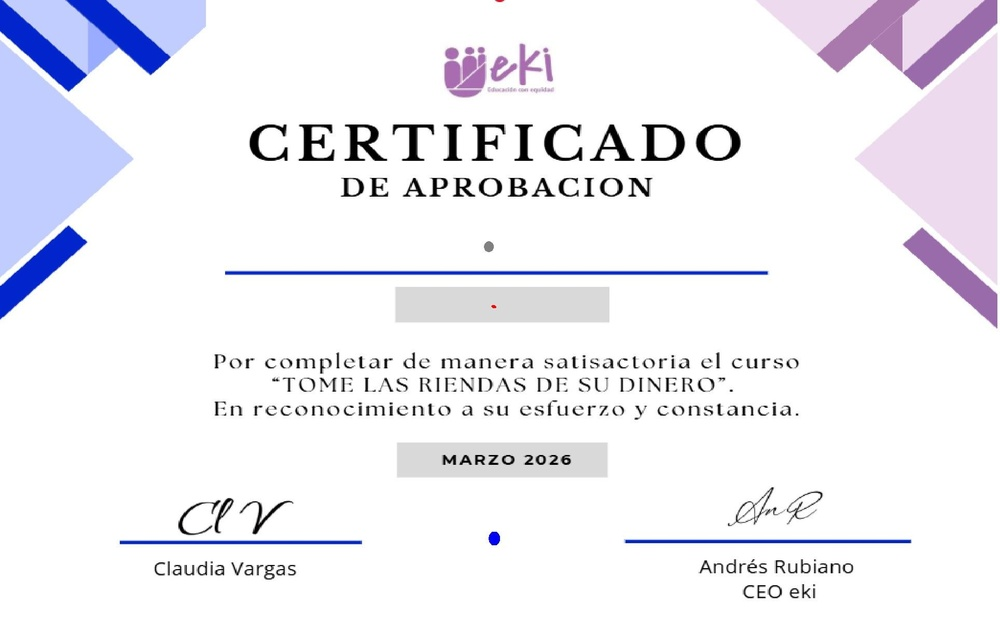
#> input picture plantilla_test.jpg, 1000 x 621 px, shrunk from 1928 x 1197 before the run
$ python test_cert_detect.py
#> lines starting #> are read from the running program, lines starting #| are printed output that depends on the picture; after the words box and inside, x2 and y2 are one past the last pixel; in counts of white or black regions, pixels touching at a corner belong together
"""Test de detección de marcadores con clustering para certificado v1.9.3"""
import numpy as np
from PIL import Image
from scipy.ndimage import label

img = Image.open('plantilla_test.jpg').convert('RGB')
#> img is the input picture: PIL image 1000x621 RGB; mean R, G, B 238.3, 237.8, 244.4
a = np.array(img)
print(f"Imagen: {img.size}")
#| Imagen: (1000, 621)

for name, color in [("GRIS(nombre)", [128,128,128]), ("ROJO(cedula)", [255,0,0]), ("AZUL(QR)", [0,0,255])]:
    mask = np.all(np.abs(a.astype(int) - color) <= 18, axis=-1)
    L, n = label(mask)
    total = int(mask.sum())
    if n == 0:
        print(f"{name}: NO ENCONTRADO")
        continue
    sizes = []
    for i in range(1, n+1):
        cc = np.argwhere(L == i)
        sizes.append((len(cc), i))
    sizes.sort(reverse=True)
    cc = np.argwhere(L == sizes[0][1])
    x = int(np.median(cc[:, 1]))
    y = int(np.median(cc[:, 0]))
    print(f"{name}: cluster={sizes[0][0]}px centro=({x},{y}) [total disperso={total}px, {n} clusters]")
#> this loop made 3 passes
#> (n, total, x, y) on passes 1, 3: (1609, 2608, 488, 246), (1, 46, 494, 538)
#> (n, total) on pass 2: (0, 0)
#| GRIS(nombre): cluster=70px centro=(488,246) [total disperso=2608px, 1609 clusters]
#| AZUL(QR): cluster=46px centro=(494,538) [total disperso=46px, 1 clusters]
#> pass 1, `mask = np.all(np.abs(a.astype(int) - color) <= 18, axis=-1)`:
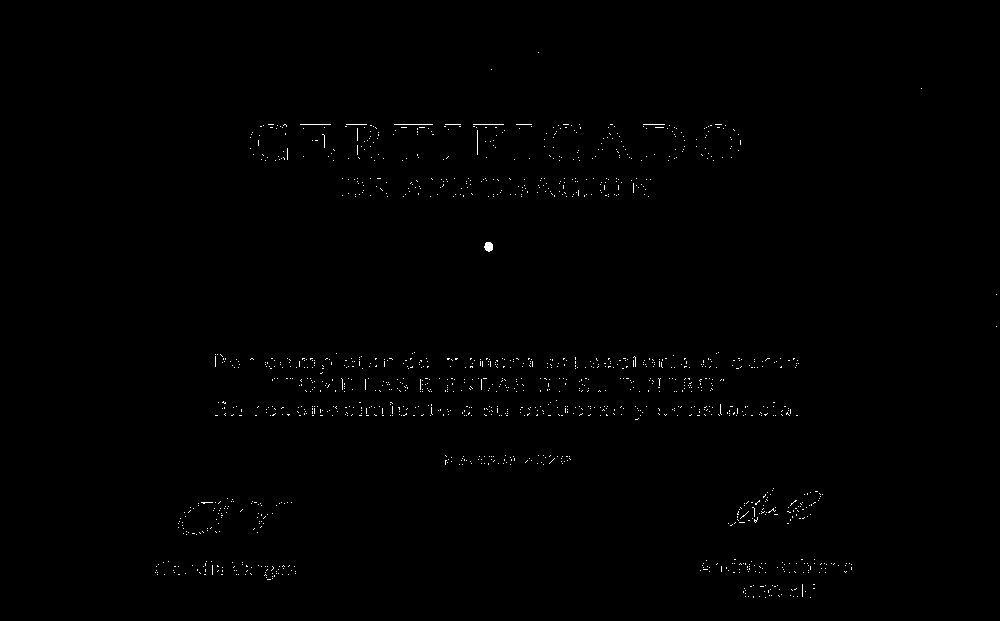
#> mask: shape (621, 1000) bool; 0.42% white in thin lines or dots, all inside (x1, y1, x2, y2) = (155, 52, 997, 598)
#> after the loop:
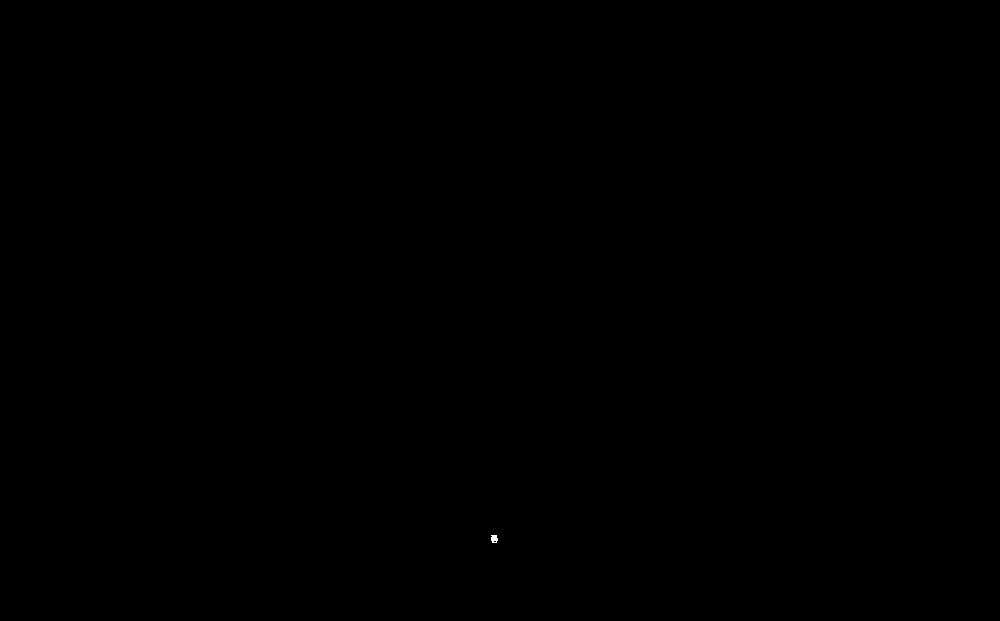
#> mask: shape (621, 1000) bool; 0.01% white; 1 white region, box (x1, y1, x2, y2) and area: (491, 535, 498, 543) 46

print("\nv1.9.2 (sin cluster): Gris media=(966,746) de 6512px dispersos")
print("v1.9.3 (con cluster): Gris cluster principal en posicion correcta")
print("\nVerifica certificado_test_v193.png")
